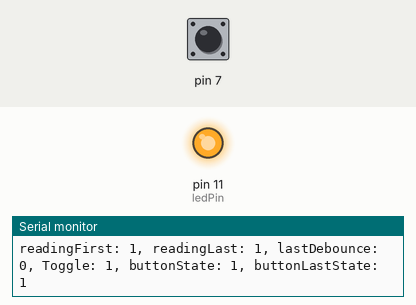
Recording of a sketch running on a simulated Arduino Uno, built with avr-gcc and run on an emulated ATmega328P. Parts: output pins drawn as LEDs (lit = HIGH), the last lines printed to the serial monitor. Inputs (shaded band) come from the test bench; at power-on: pin 7 HIGH.

Above: at 1.2 s.
1.3 s: pin 7 pulled LOW for 3.2 s
At 3.7 s:
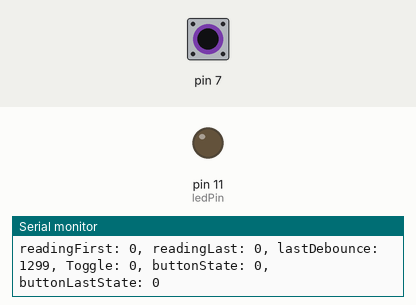
6.0 s: pin 7 pulled LOW for 1 s
At 7.3 s:
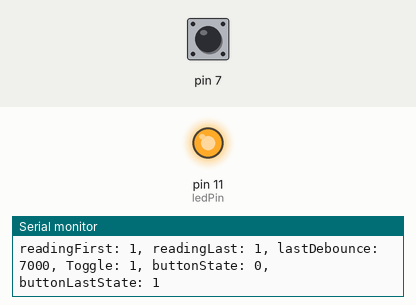
Timing chart, 0 to 9.0 s (numbered marks = the images above; inputs shaded):
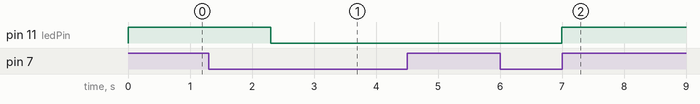

Measured:
- after the input at 1.3 s, pin 11 (ledPin): HIGH → LOW after 1.0 s
- after the input at 6.0 s, pin 11 (ledPin): LOW → HIGH after 1.0 s

The sketch:

o3.ino
```cpp
// Økt 3

const int ledPin = 11;

struct Button {
  int pin;
  int lastState;
  unsigned long lastDebounceTime;
  unsigned long debounceDelay;
  int toggle;
  int state;
};

struct Time {
  unsigned long current;
  unsigned long previous;
};

struct Printer {
  int readingValueFirst;
  int readingValueLast;
  int buttonToggled;
};

Button button = {7, HIGH, 0, 1000, HIGH};
Time time;
Printer p;

void setup() {
  Serial.begin(9600);
  pinMode(button.pin, INPUT_PULLUP);
  pinMode(ledPin, OUTPUT);
}

void loop() {
  /*int sensorValue = digitalRead(button.pin);
  Serial.println(sensorValue);
  if (sensorValue == HIGH) {
    digitalWrite(ledPin, LOW);
  } else {
    digitalWrite(ledPin, HIGH);
  }
  */
  debounceButton();
  printer(1000);
  digitalWrite(ledPin, button.toggle);
}

void debounceButton() {
  int reading = digitalRead(button.pin);
  p.readingValueFirst = reading;

  if (reading != button.lastState) {          // knapp trykket inn: kjør kode, knapp opp: kjør kode, ikke mellom
    if (reading != LOW && button.lastDebounceTime > button.debounceDelay) {
      Serial.print("Button held for: ");
      int holdTime = millis() - button.lastDebounceTime;
      Serial.print(holdTime);
      Serial.println("\n");
    }
    button.lastDebounceTime = millis();       // 100 ms
  }

  if ((millis() - button.lastDebounceTime) >= button.debounceDelay) {    // knappen må være holdt inne i 50 ms for at den skal gå her
    if (reading != button.state) {
      button.state = reading;
      if(button.state == LOW) {
        button.toggle = !button.toggle;
      }
    }
  }
  button.lastState = reading;
  p.readingValueLast = button.lastState;
}

void printer(int timer) {
  time.current = millis();
  if (time.current - time.previous >= timer) {
    time.previous = millis();
    Serial.print("readingFirst: ");
    Serial.print(p.readingValueFirst);
    Serial.print(", readingLast: ");
    Serial.print(p.readingValueLast);
    Serial.print(", lastDebounce: ");
    Serial.print(button.lastDebounceTime);
    Serial.print(", Toggle: ");
    Serial.print(button.toggle);
    Serial.print(", buttonState: ");
    Serial.print(button.state);
    Serial.print(", buttonLastState: ");
    Serial.print(button.lastState);
    Serial.println("\n");
  }
}
```
